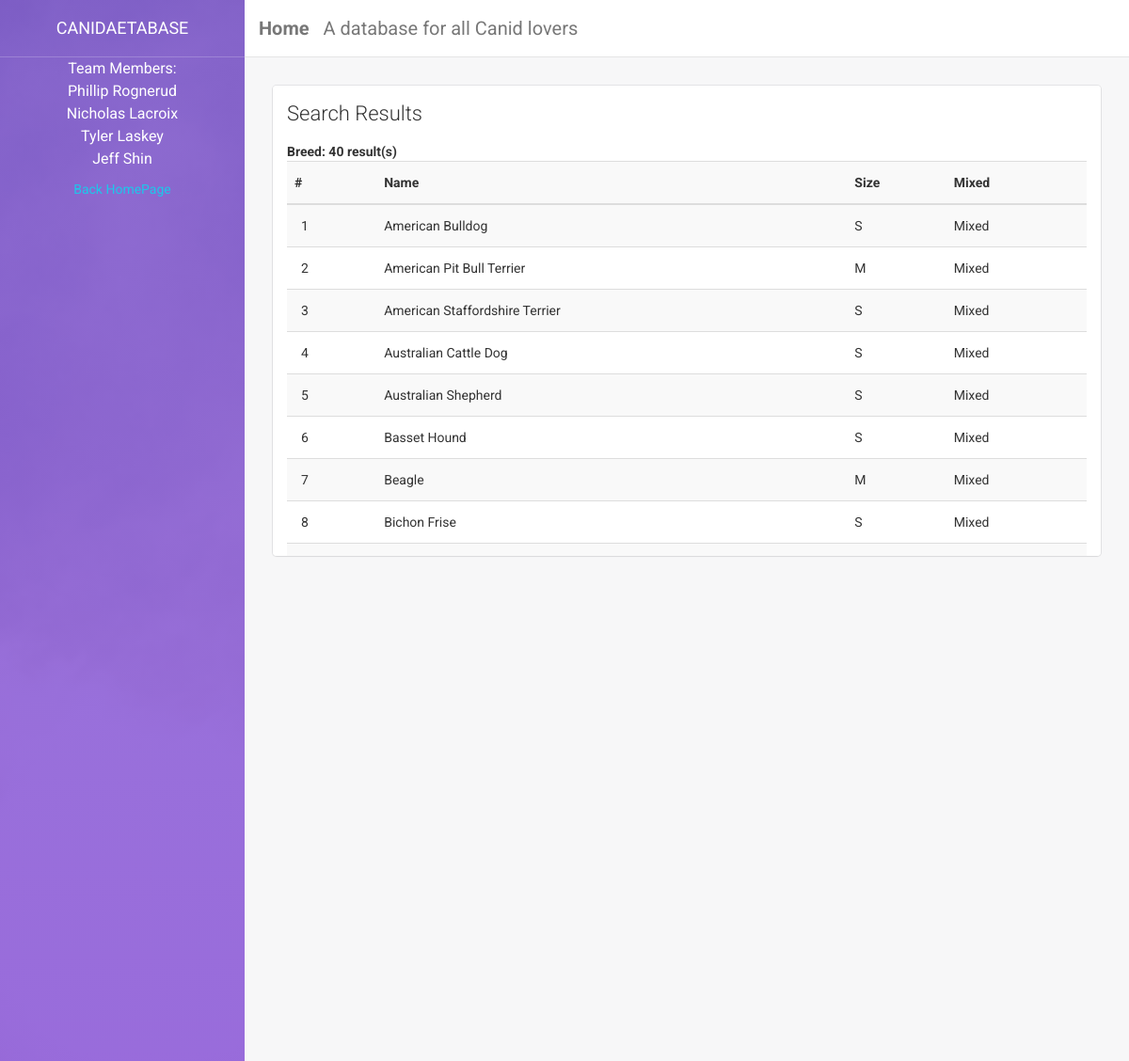
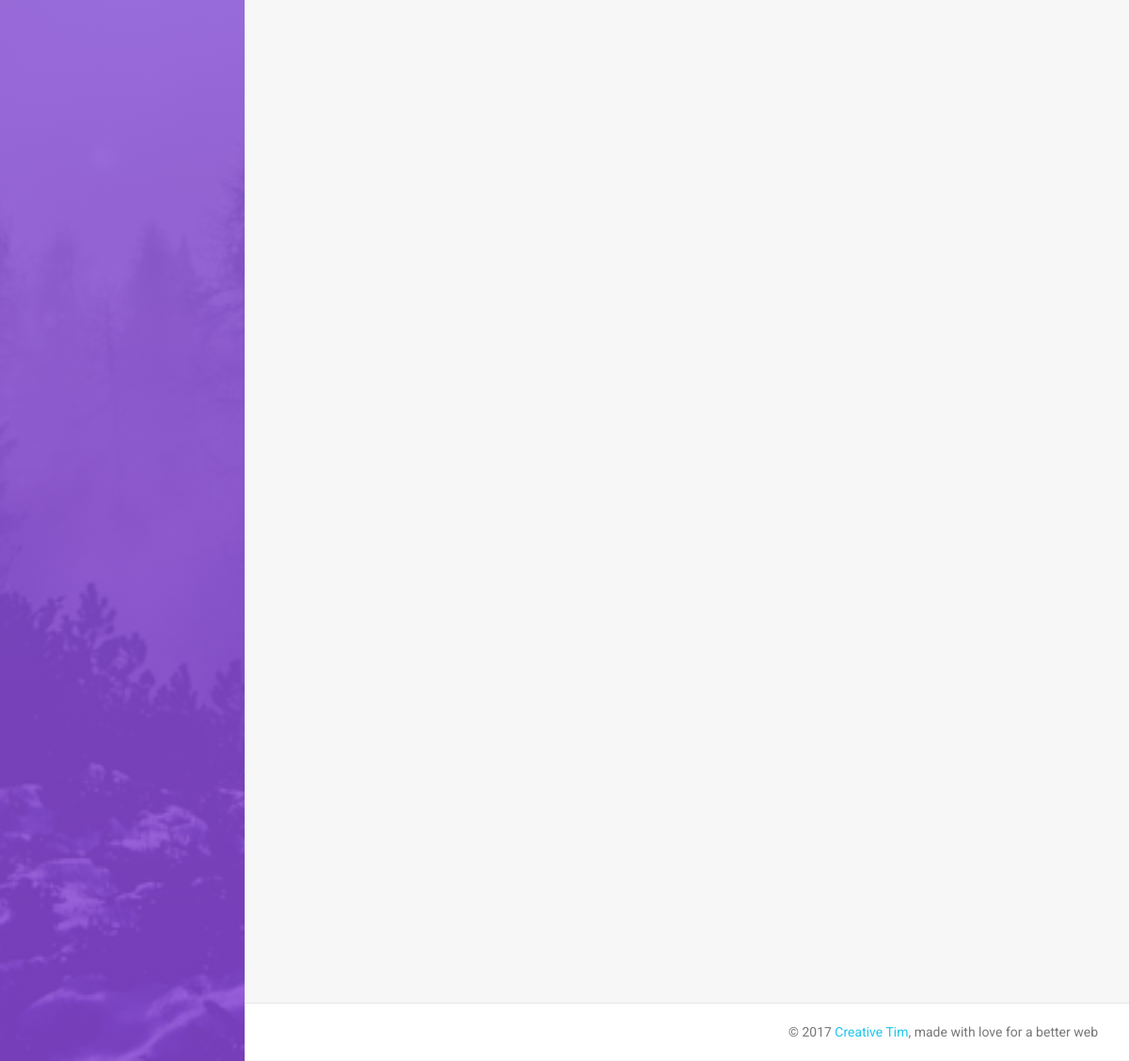
Page /breed.php on the committed database (2 pictures, top to bottom).
### tables this page shows
CREATE TABLE `breed` (
  `name` varchar(255) NOT NULL,
  `size` varchar(20) DEFAULT NULL,
  `mixed` varchar(20) DEFAULT NULL,
  `isDomestic` tinyint(4) DEFAULT NULL,
  `isExtinct` tinyint(1) DEFAULT NULL,
  `genus` varchar(255) DEFAULT NULL,
  `continentOrigin` varchar(255) DEFAULT NULL,
  `yearDiscovered` int(11) NOT NULL,
  PRIMARY KEY (`name`)
);

### breed.php (the view, shortened to what this page needs)
<!doctype html>
<html lang="en">
<head>
    <link href="assets/css/bootstrap.min.css" rel="stylesheet" />
    <link href="assets/css/animate.min.css" rel="stylesheet"/>
    <link href="assets/css/light-bootstrap-dashboard.css" rel="stylesheet"/>
    <link href="http://maxcdn.bootstrapcdn.com/font-awesome/4.2.0/css/font-awesome.min.css" rel="stylesheet">
    <link href="assets/css/pe-icon-7-stroke.css" rel="stylesheet" />
</head>
<body>
<div class="wrapper">
    <div class="sidebar" data-color="purple" data-image="assets/img/sidebar-5.jpg">
        <div class="sidebar-wrapper">
            <div class="logo">
                <a class="simple-text">
                    Canidaetabase
                </a>
            </div>
            <CENTER>
            <p>
                Team Members:<br/>
                Phillip Rognerud<br/>
                Nicholas Lacroix<br/>
                Tyler Laskey<br/>
                Jeff Shin<br/>
            </p>
            <a href="index.php">Back HomePage</a><br/></CENTER>
        </div>
    </div>
    <div class="main-panel">
        <nav class="navbar navbar-default navbar-fixed">
            <div class="container-fluid">
                <div class="navbar-header">
                    <a class="navbar-brand pull-left" href="index.php"><b>Home</b></a>
                    <a class="navbar-brand">A database for all Canid lovers</a>
                </div>
            </div>
        </nav>
        <div class="content">
            <div class="container-fluid">
                <div class="row">
                    <div class="col-md-8" style="width: 100%;">
                        <div class="card"
                        style="
                            height: 500px;
                            overflow-x: scroll;
                            overflow-y: scroll;">
                            <div class="header">
                                <h4 class="title">Search Results</h4>
                            </div>
                            <div class="content">
                                <?php
$servername = "localhost:3306";
          $username = "root";
            $password = "root";
            $dbname = "cs157a";
            $conn = new mysqli($servername, $username, $password, $dbname);
            if ($conn->connect_error) {
                echo $conn->connect_error;
                die("Connection failed: " . $conn->connect_error);
            } else {
                $sql = "SELECT name, size, mixed FROM breed";
                $result = $conn->query($sql);
                if ($result->num_rows > 0) {
                    echo "<div><b>Breed: ".$result->num_rows." result(s)</b></div>";
                    echo '<table class="table table-hover table-striped table-sortable">';
                    echo '<th>#</th><th>Name</th><th>Size</th><th>Mixed</th>';
                    echo '<tbody>';
                    $count = 0;
                    while($row = $result->fetch_assoc()) {
                        $count++;
                        echo '<tr>';
                        echo "<td>". $count. "</td>";
                        echo "<td>". $row["name"]. "</td>";
                        echo "<td>". $row["size"]. "</td>";
                        echo "<td>". $row["mixed"]. "</td>";
                        echo '</tr>';
                    }
                    echo '</tbody>';
                    echo '</table>';
                } else {
                    echo "0 results";
                }
            }
            ?>
                            </div>
                        </div>
                    </div>
                </div>
            </div>
        </div>
        <footer class="footer">
            <div class="container-fluid">
                <p class="copyright pull-right">
                    &copy; <script>document.write(new Date().getFullYear())</script> <a href="http://www.creative-tim.com">Creative Tim</a>, made with love for a better web
                </p>
            </div>
        </footer>
    </div>
</div>
</body>
</html>

### rows in the picture
breed: name "American Bulldog", size "S", mixed "Mixed"
breed: name "American Pit Bull Terrier", size "M", mixed "Mixed"
breed: name "American Staffordshire Terrier", size "S", mixed "Mixed"
breed: name "Australian Cattle Dog", size "S", mixed "Mixed"
breed: name "Australian Shepherd", size "S", mixed "Mixed"
breed: name "Basset Hound", size "S", mixed "Mixed"
breed: name "Beagle", size "M", mixed "Mixed"
breed: name "Bichon Frise", size "S", mixed "Mixed"

### other values in the picture
$result->num_rows "40"
